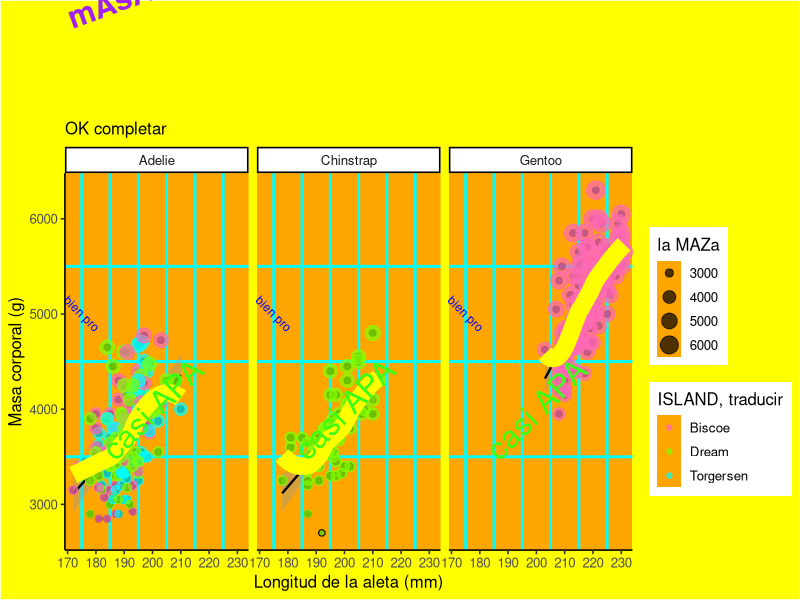

Reproduce this figure in R.
# Cargar paquetes
library(tidyverse)
library(palmerpenguins)

# Limpiar datos
pinguinos <- penguins |> 
  drop_na(
    species,
    body_mass_g,
    flipper_length_mm,
    sex,
    island
  )


# FIGURA 


ggplot(
  pinguinos,
  aes(flipper_length_mm, body_mass_g
  )
) +
  
# CAPA APA 7 


geom_point(
  size = 2,
  alpha = .7,
  color = "black"
) +
  
  geom_smooth(
    method = "lm",
    se = TRUE,
    color = "black",
    linewidth = .8
  ) +
  
  facet_wrap(
    ~ species,
    nrow = 1
  ) +
  
  labs(
    x = "Longitud de la aleta (mm)",
    y = "Masa corporal (g)"
  ) +
  
  theme_classic(base_size = 12) +
  

# Ahora sí lo pongo bien pro
# Puntotes de colores 
geom_point(
  aes(
    colour = island,
    size = body_mass_g
  ),
  alpha = .7
) +
  
  scale_colour_manual(
    values = c(
      "hotpink",
      "chartreuse",
      "cyan"
    )
  ) +
  
  # Regresión suave, pa que se note que sé funciones
  geom_smooth(
    colour = "yellow",
    linewidth = 6,
    se = FALSE
  ) +
  
  # Texto pa´dejar todo claro
  annotate(
    "text",
    x = 200,
    y = 4000,
    label = "casi APA",
    colour = rgb(57, 255, 20, maxColorValue = 255),
    size = 8,
    angle = 45
  ) +
  
  annotate(
    "text",
    x = 175,
    y = 5000,
    label = "bien pro",
    colour = "blue",
    size = 3,
    angle = -45
  ) +
  
  
  # Título 
  labs(
    title = "mAsA x aLeTaS",
    subtitle = "OK completar",
    colour = "ISLAND, traducir",
    size = "la MAZa"
  ) +
  
 
#  el  tema  Fondo 


theme(panel.background = element_rect(
    fill = "orange"),
  
  # Fondo general amarillo
  plot.background = element_rect(
    fill = "yellow"
  ),
  
# sus buenas guías cyan
  
  panel.grid.minor = element_line(
    colour = "cyan",
    linewidth = 1
  ),
  
  # Título corridito
  plot.title = element_text(
    size = 22,
    face = "bold",
    colour = "purple",
    angle = 20
  ))
